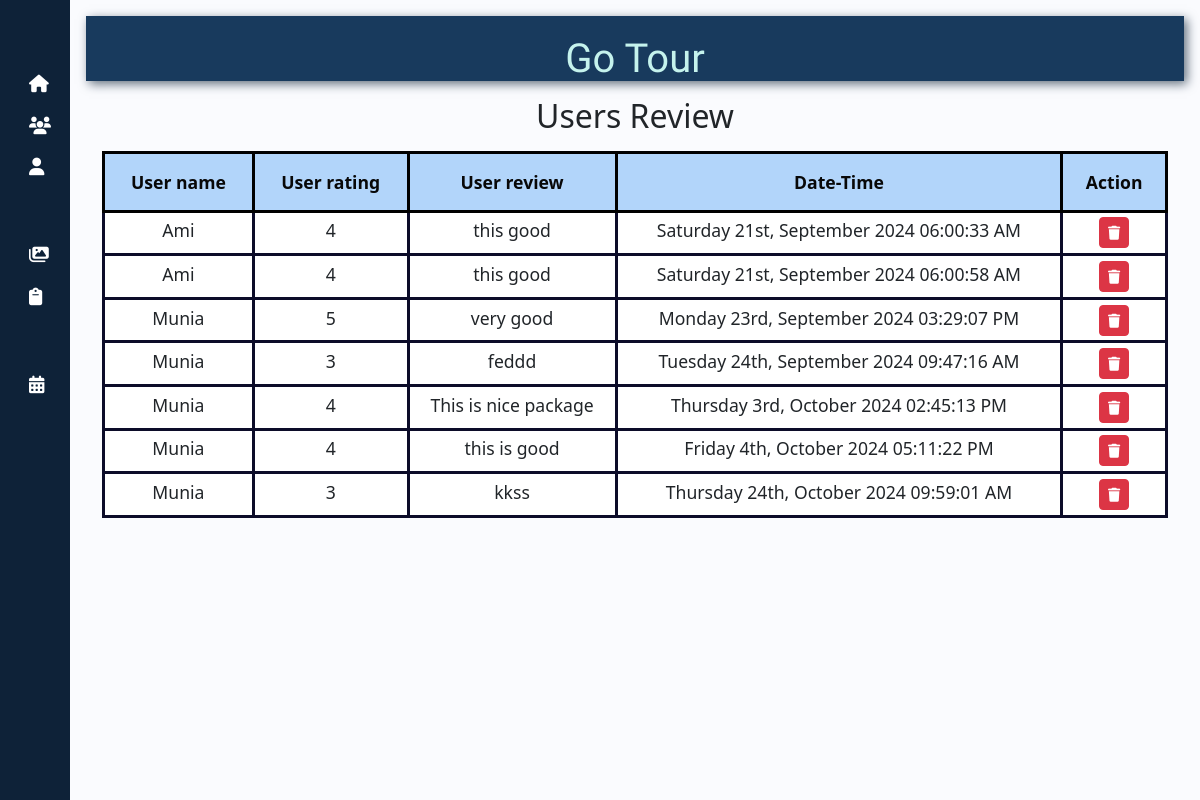
The page /adminreview.php on the database its author committed.
### tables this page shows
CREATE TABLE `review_table` (
  `review_id` int(11) NOT NULL,
  `user_name` varchar(200) NOT NULL,
  `user_rating` int(1) NOT NULL,
  `user_review` text NOT NULL,
  `datetime` int(11) NOT NULL
);

### adminreview.php (the view, shortened to what this page needs)
<?php
include 'submit_rating.php';
?>
<!DOCTYPE html>
<html lang="en">
<head>
    <link href="https://cdn.lineicons.com/4.0/lineicons.css" rel="stylesheet" />
    <link href="https://cdn.jsdelivr.net/npm/bootstrap@5.3.0-alpha3/dist/css/bootstrap.min.css" rel="stylesheet"
>
        <link rel="stylesheet" href="https://cdnjs.cloudflare.com/ajax/libs/font-awesome/6.6.0/css/all.min.css">
        <link rel="stylesheet" href="https://cdn.datatables.net/2.1.5/css/dataTables.dataTables.min.css">
    <link rel="stylesheet" href="asset/adminreview.css">
    <link rel="stylesheet" href="asset/navbar.css">
</head>
<body>
<div class="wrapper">
    <aside id="sidebar">
            <div class="d-flex">
                <button class="toggle-btn" type="button">
                </button>
            </div>
            <ul class="sidebar-nav">
            <li class="sidebar-item">
                    <a href="admin_dashbord.php" class="sidebar-link">
                    <i class="fa-solid fa-house"></i>
                    </a>
                </li>
                <li class="sidebar-item">
                    <a href="users_list.php" class="sidebar-link">
                    <i class="fa-solid fa-users"></i>
                    </a>
                </li>
                <li class="sidebar-item">
                    <a href="aprofile.php" class="sidebar-link">
                        <i class="fa-solid fa-user"></i>
                    </a>
                </li>
                <li class="sidebar-item">
    <a href="#" class="sidebar-link collapsed has-dropdown" data-bs-toggle="collapse"
        data-bs-target="#managePackage" aria-expanded="false" aria-controls="managePackage">
    </a>
</li>
<li class="sidebar-item">
    <a href="#" class="sidebar-link collapsed has-dropdown" data-bs-toggle="collapse"
        data-bs-target="#manageGallery" aria-expanded="false" aria-controls="manageGallery">
        <i class="fa-solid fa-images"></i>
    </a>
</li>
                <li class="sidebar-item">
                    <a href="adminreview.php" class="sidebar-link">
                    <i class="fa-solid fa-clipboard"></i>
                    </a>
                </li>
                <li class="sidebar-item">
                    <a href="admincontact.php" class="sidebar-link">
                    </a>
                </li>
                <li class="sidebar-item">
                    <a href="managebook.php" class="sidebar-link">
                    <i class="fa-solid fa-calendar-days"></i>
                    </a>
                </li>
            </ul>
            <div class="sidebar-footer">
                <a href="adminlogout.php" class="sidebar-link">
                </a>
            </div>
        </aside>
        <div class="main p-3">
            <div class="text-center">
  <nav class="navbar sticky-top navbar-expand-lg">
    <div class="logo">Go Tour</div>
</nav>
                <section class="display-package-table">
<h2>Users Review</h2>
                    <table class="table" id="myTable">
                        <thead>
                            <tr>
                                <th>User name</th>
                                <th>User rating</th>
                                <th>User review</th>
                                <th>Date-Time</th>
                                <th>Action</th>
                            </tr>
                        </thead>
                        <tbody>
                        <?php
                            $select_review = $connect->query("SELECT * FROM review_table", PDO::FETCH_ASSOC);
                            if ($select_review->rowCount() > 0) {
                                foreach ($select_review as $row) {
                                    echo "<tr>";
                                    echo "<td>" . htmlspecialchars($row['user_name']) . "</td>";
                                    echo "<td>" . htmlspecialchars($row['user_rating']) . "</td>";
                                    echo "<td>" . htmlspecialchars($row['user_review']) . "</td>";
                                    echo "<td>" . htmlspecialchars(date('l jS, F Y h:i:s A', $row["datetime"])) . "</td>";
                                    echo "<td>
                                            <a href='adminreview.php?delete=" . $row['review_id'] . "'
                                               class='btn btn-sm btn-danger'
                                               onclick='return confirm(\"Are you sure you want to delete this?\");'>
                                               <i class='fas fa-trash'></i></a>
                                          </td>";
                                    echo "</tr>";
                                }
                            } else {
                                echo "<tr><td colspan='5'>No reviews found</td></tr>";
                            }
                        ?>
                        </tbody>
                    </table>
                </section>
            </div>
        </div>
    </div>
</body>
</html>

### asset/adminreview.css (style rules this page uses)
a { text-decoration: none; }
li { list-style: none; }
.wrapper { display: flex; }
.main { min-height: 100vh; width: 100%; overflow: hidden; transition: all 0.35s ease-in-out; background-color: #fafbfe; }
#sidebar { width: 70px; min-width: 70px; z-index: 1000; transition: all .25s ease-in-out; background-color: #0e2238; display: flex; flex-direction: column; }
.toggle-btn { background-color: transparent; cursor: pointer; border: 0; padding: 1rem 1.5rem; }
.sidebar-nav { padding: 2rem 0; flex: 1 1 auto; }
a.sidebar-link { padding: .625rem 1.625rem; color: #FFF; display: block; font-size: 0.9rem; white-space: nowrap; border-left: 3px solid transparent; }
.sidebar-link i { font-size: 1.1rem; margin-right: .75rem; }
.sidebar-item { position: relative; }
section { padding: 1rem; }
.display-package-table table { text-align: center; width: 100%; margin-top: 1rem; border-radius: 1rem; }
.display-package-table table th { background-color: rgb(178, 213, 250); padding: 16px; color: rgb(8, 8, 8); border: solid black; }
.display-package-table thead th { padding: .9rem; }
.display-package-table table tr { border: solid rgb(12, 12, 41); font-size: 1.1rem; background-color: rgb(236, 249, 249); }
.display-package-table table tr td { border: solid rgb(12, 12, 41); padding: .3rem; }
.display-package-table table tr:nth-child(even) { background-color:rgb(222, 221, 221); }

### asset/navbar.css (style rules this page uses)
* { box-sizing: border-box; margin: 0; padding: 0; }
body, html { margin: 0; padding: 0; display: grid; }
.navbar { display: flex; flex-flow: row wrap; width: 100%; height: 65px; background-color: #183a5d; box-shadow: 3px 3px 10px rgb(98, 111, 125); align-items: center; justify-content: center; position: sticky; top: 0; z-index: 10000; }
.logo { flex: 1; font-size: 40px; padding: 5px; text-align: center; font-family: Satisfy; color: #c5f3ed; }

### rows shown on the page
review_table: user_name "Ami", user_rating "4", user_review "this good", datetime "Saturday 21st, September 2024 06:00:33 AM"
review_table: user_name "Ami", user_rating "4", user_review "this good", datetime "Saturday 21st, September 2024 06:00:58 AM"
review_table: user_name "Munia", user_rating "5", user_review "very good", datetime "Monday 23rd, September 2024 03:29:07 PM"
review_table: user_name "Munia", user_rating "3", user_review "feddd", datetime "Tuesday 24th, September 2024 09:47:16 AM"
review_table: user_name "Munia", user_rating "4", user_review "This is nice package", datetime "Thursday 3rd, October 2024 02:45:13 PM"
review_table: user_name "Munia", user_rating "4", user_review "this is good", datetime "Friday 4th, October 2024 05:11:22 PM"
review_table: user_name "Munia", user_rating "3", user_review "kkss", datetime "Thursday 24th, October 2024 09:59:01 AM"
